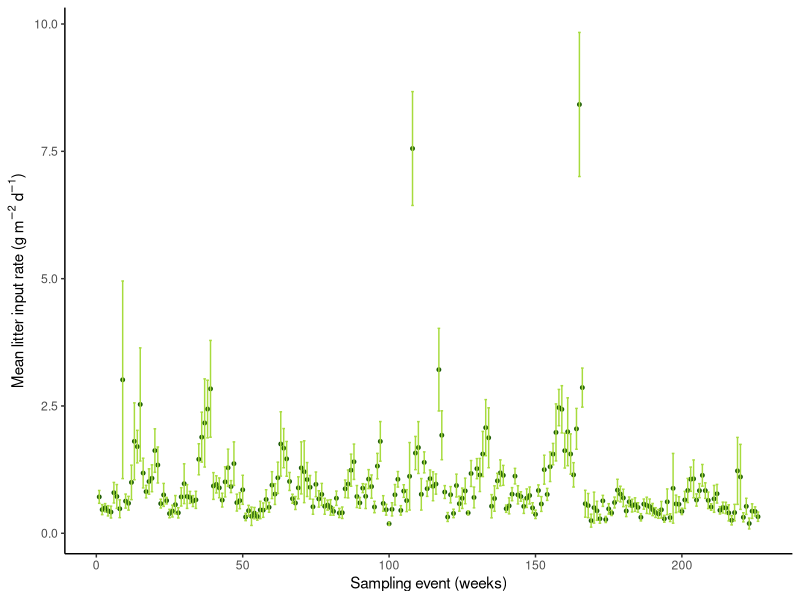
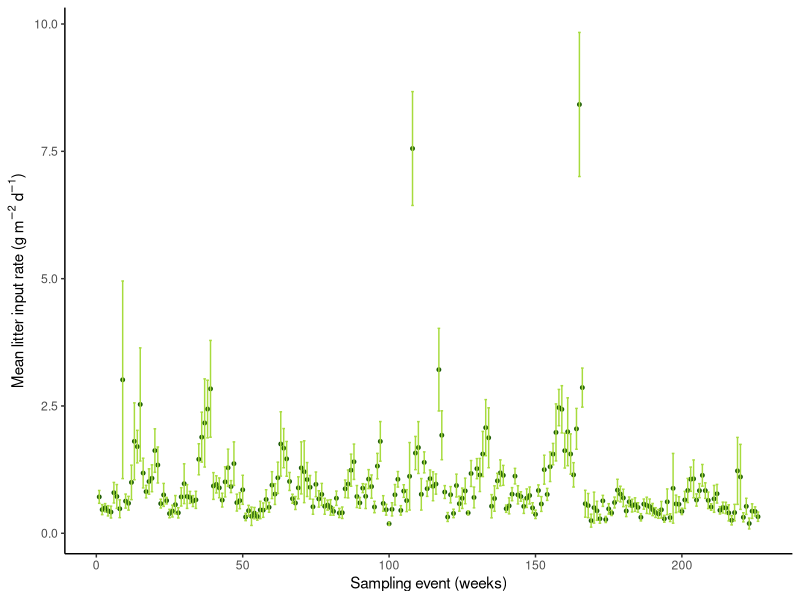

Recreate these plots in R, in order. (Note: this script raises an error after producing the figures.)

library(ggplot2)

leaflitter <- read.csv("data/leaflitter.csv")
head(leaflitter)

leaf <- ggplot(leaflitter,aes(x=Week,y=Mean)) +
  xlab('Sampling event (weeks)')+ ylab("Mean litter input rate ("*g~m^-2~d^-1*")") +
  geom_point(colour = "#1d5c06", size = 1) +
  geom_errorbar(aes(ymax=Mean+SD, ymin=Mean-SD),na.rm=TRUE, position="dodge",
                colour = "#a7db3d") +
  
  theme(axis.title.x = element_text(size = 14, angle = 0)) + # axis x
  theme(axis.title.y = element_text(size = 14, angle = 90)) + # axis y
  theme(axis.text.x=element_text(angle=0, size=12, vjust=0.5, color="black")) + #subaxis x
  theme(axis.text.y=element_text(angle=0, size=12, vjust=0.5, color="black")) + #subaxis y
  
  theme_classic() 

leaf
leaf + ggsave("Leaf litter.jpeg",  width = 12, height = 10, units = "cm")                     
                     



chla. <- read.csv("data/chla.csv")
head(chla.)

chla <- ggplot(chla., aes(x=event, y=chla, color=season, shape=season, na.rm = TRUE))+
  geom_line(size=1, na.rm = TRUE)+
  geom_point(aes(shape = factor(pool), color =  factor(pool)), na.rm = TRUE) +
  xlab('Sampling event')+ ylab("Chlorophyll-a ("*"\u03BC"~g~m^-2*")") +

  theme(axis.title.x = element_text(size = 14, angle = 0)) + # axis x
  theme(axis.title.y = element_text(size = 14, angle = 90)) + # axis y
  theme(axis.text.x=element_text(angle=0, size=12, vjust=0.5, color="black")) + #subaxis x
  theme(axis.text.y=element_text(angle=0, size=12, vjust=0.5, color="black")) + #subaxis y
  
  theme_classic() 

  chla
leaf + ggsave("Leaf litter.jpeg",  width = 12, height = 10, units = "cm")                     
